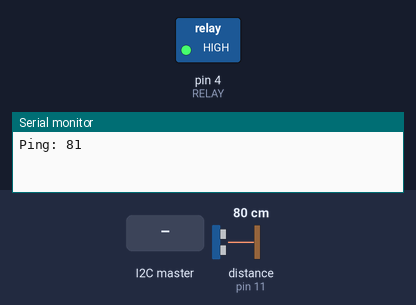
A sketch run on a simulated Arduino Uno, built with avr-gcc and run on an emulated ATmega328P. On the bench: switched loads named in the sketch (green lamp = pin HIGH), the last lines printed to the serial monitor. The test bench sets the inputs (shaded band); at power-on: distance to the obstacle (sensor on pin 11) 80 cm. The echo pulse lasts 58.3 µs per cm.

Above: at 1.2 s.
1.3 s: the I2C master sends the byte 1
At 2.6 s:
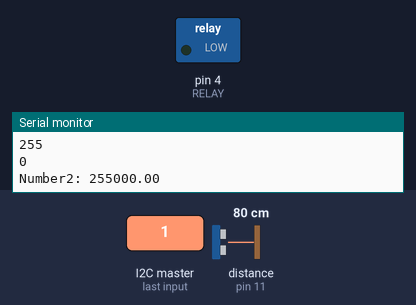
Timing chart, 0 to 4.3 s (numbered marks = the images above; inputs shaded):
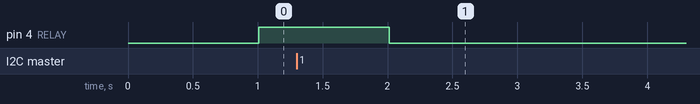

The sketch:

ArduinoCode.ino
```cpp
#include <Wire.h>
#include <NewPing.h>

#define RELAY         4
#define TRIGGER_PIN   12
#define ECHO_PIN      11
#define MAX_DISTANCE  200
#define SLAVE_ADDRESS 0x04

NewPing sonar(TRIGGER_PIN, ECHO_PIN, MAX_DISTANCE);
double number = 0;
double number1 = 0;
double number2 = 0;
int array[100];

long pertama;
long kedua;
int jarak;
int i=0;

void setup() {
  Serial.begin(115200);
  pinMode(RELAY, OUTPUT);

  Wire.begin(SLAVE_ADDRESS);
  Wire.onReceive(receiveData);
  Wire.onRequest(sendData);
  }

void loop() {
  delay(1000);
  Serial.print("Ping: ");
  Serial.println(sonar.ping_cm());

  digitalWrite(RELAY,HIGH);
  delay(1000);
  jarak = sonar.ping_cm();

  Serial.print("Number2: ");
  Serial.println(number2);

  if (number2!=0){
    digitalWrite(RELAY,LOW);
    delay(number2);
    digitalWrite(RELAY,HIGH);
    number2 = 0;
    i=0;
  }
}

void receiveData(int byteCount){
  number = Wire.read();
  array[i++] = number;
  hitung();
}

void hitung(){
  pertama = array[0]*255;
  Serial.println(pertama);
  kedua = array[1];
  Serial.println(kedua);
  number2 = (pertama + kedua) * 1000;
}

void sendData(){
  Wire.write(jarak);
}
```

Measured:
- after the input at 1.3 s, pin 4 (RELAY): HIGH → LOW after 0.71 s
